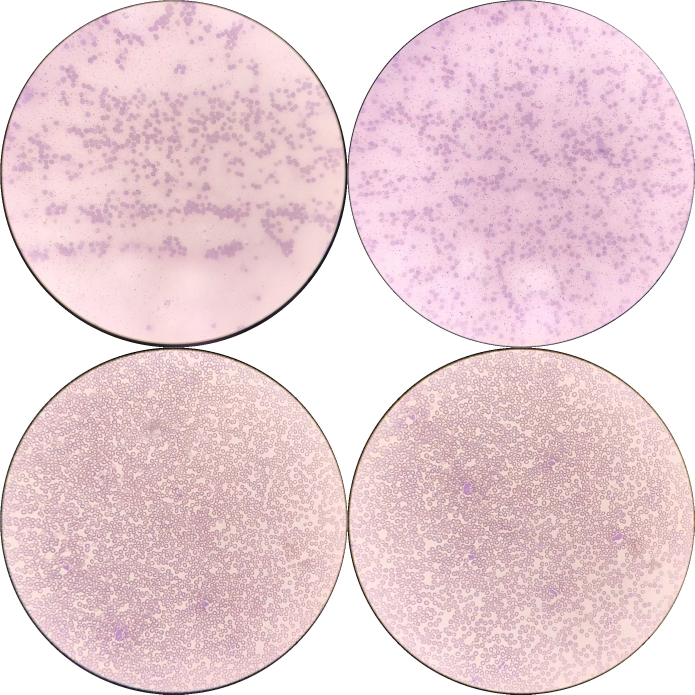
#> input picture 短学期/血涂片/microscope_merged_2x2.jpg, 2084 x 2084 px (shown at 1/3 size)
$ python -i process_microscope.py   (imports and definitions only)
#> lines starting #> are read from the running program, lines starting #| are printed output that depends on the picture; after the words box and inside, x2 and y2 are one past the last pixel; in counts of white or black regions, pixels touching at a corner belong together
import os
import cv2
import numpy as np

def crop_microscope_circle(img_path):
    # 使用 np.fromfile 读取，避免中文路径报错
#> called with img_path = 'microscope_merged_2x2.jpg'
    img = cv2.imdecode(np.fromfile(img_path, dtype=np.uint8), cv2.IMREAD_COLOR)
#> img is the input picture: shape (2084, 2084, 3); mean B, G, R 214.6, 208.7, 234
    if img is None:
        print(f"Error: 无法读取图片 {img_path}")
        return None

    gray = cv2.cvtColor(img, cv2.COLOR_BGR2GRAY)
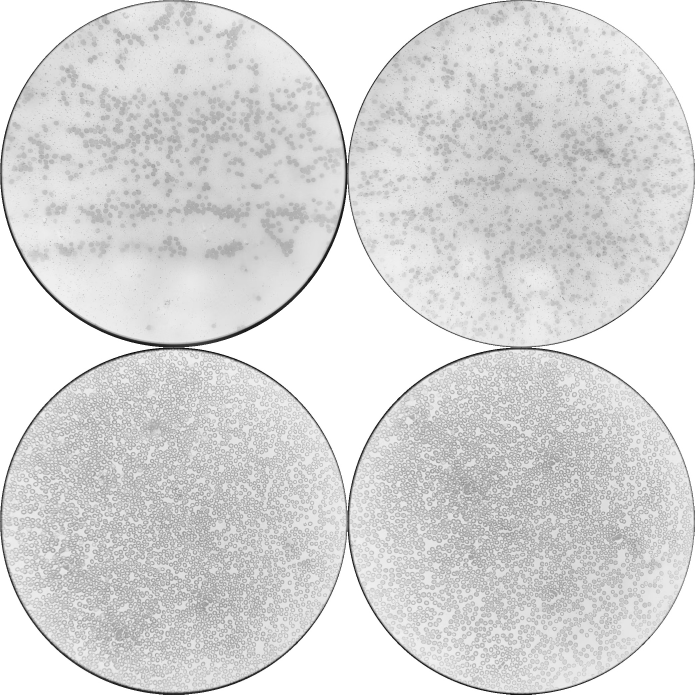
#> gray: shape (2084, 2084) (shown at 1/3 size); min 0, max 255, mean 216.9

    # 滤波去噪
    blurred = cv2.medianBlur(gray, 9)

    # 阈值分割得到二值图
    _, thresh = cv2.threshold(blurred, 40, 255, cv2.THRESH_BINARY)
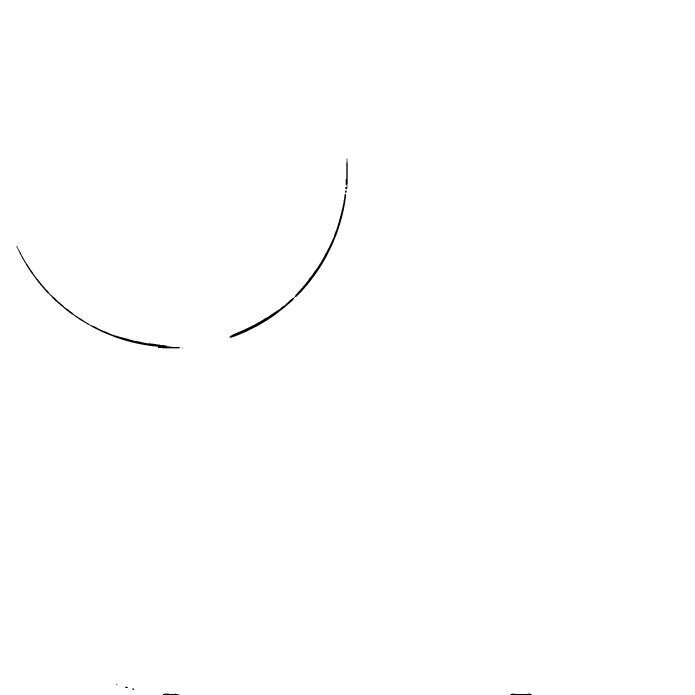
#> thresh: shape (2084, 2084) (shown at 1/3 size); 99.8% white; 11 black regions (3 under 20 px)

    # 寻找轮廓
    contours, _ = cv2.findContours(thresh, cv2.RETR_EXTERNAL, cv2.CHAIN_APPROX_SIMPLE)
#> contours = 1 contour; box (x1, y1, x2, y2) and area: (0, 0, 2084, 2084) 4338631
    if not contours:
        print(f"Warning: 在 {os.path.basename(img_path)} 中未找到有效轮廓！")
        return None

    # 找到面积最大的轮廓，即圆形视野
    max_contour = max(contours, key=cv2.contourArea)
#> max_contour = contour of 30 points, box (x1, y1, x2, y2) (0, 0, 2084, 2084), area 4338631

    # 拟合外接圆
    (x, y), radius = cv2.minEnclosingCircle(max_contour)
#> x = 1041.5; y = 1041.5; radius = 1472.9
    x, y, r = int(x), int(y), int(radius)
#> x = 1041; y = 1041; r = 1472

    # 创建纯白背景
    h, w, c = img.shape
#> h = 2084; w = 2084; c = 3
    white_bg = np.ones_like(img) * 255

    # 创建圆形遮罩
    mask = np.zeros((h, w), dtype=np.uint8)
    cv2.circle(mask, (x, y), r, 255, -1)
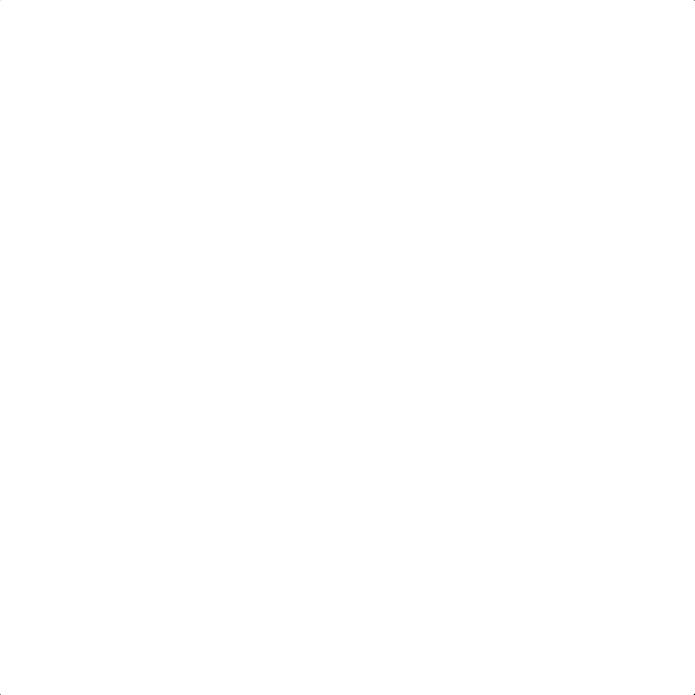
#> mask: shape (2084, 2084) (shown at 1/3 size); 100% white; black in thin lines or dots

    # 将圆圈内复制到白背景上
    result = np.where(mask[:, :, np.newaxis] == 255, img, white_bg)

    # 裁剪外切正方形
    x1 = max(0, x - r)
#> x1 = 0
    y1 = max(0, y - r)
#> y1 = 0
    x2 = min(w, x + r)
#> x2 = 2084
    y2 = min(h, y + r)
#> y2 = 2084

    cropped = result[y1:y2, x1:x2]
    return cropped

# [54 lines left out: function process_all_images, not called in this run]

# [3 lines not run here, left out]

>>> result = crop_microscope_circle('microscope_merged_2x2.jpg')
